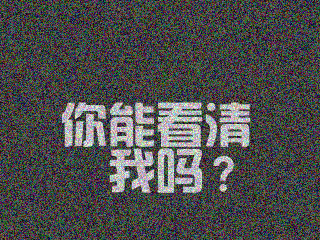
#> input picture pic.png, 320 x 240 px
$ python unzippic.py
#> lines starting #> are read from the running program, lines starting #| are printed output that depends on the picture; after the words box and inside, x2 and y2 are one past the last pixel; in counts of white or black regions, pixels touching at a corner belong together
from PIL import Image
from PIL import ImageFont
from PIL import ImageDraw
import random
WIDTH=320
HEIGHT=240
RANGE=3
m=16
def color(i,j,rangee):
    ary=[]
    for ii in range(i-rangee,i+rangee+1):
        for jj in range(j-rangee,j+rangee+1):
            if 0<=ii<WIDTH and 0<=jj<HEIGHT:
                ary.append((ii,jj))
    return ary
def avg(a):
    b=[0 for _ in range(len(a[0]))]
    for i in a:
        for j in range(len(i)):
            b[j]+=i[j]
    for i in range(len(b)):
        b[i]//=len(a)
    #return tuple(b)
    if sum(b)>384:
        return tuple(255 for _ in range(len(b)))
    else:
        return tuple(0 for _ in range(len(b)))
image = Image.open('pic.png')
#> image is the input picture: PIL image 320x240 RGB; mean R, G, B 77.6, 77.7, 77.7
image2 = Image.new('RGB',(320,240))
#> image2: PIL image 320x240 RGB; every value is 0
for i in range(image.size[0]):
    for j in range(image.size[1]):
        image2.putpixel((i,j),avg(list(map(lambda x:image.getpixel(x),color(i,j,RANGE)))))
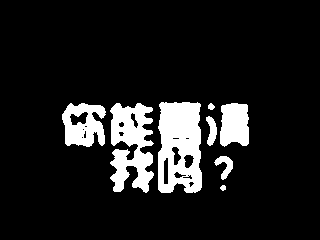
#> image2: PIL image 320x240 RGB; 11.4% white; 8 white regions, largest, box (x1, y1, x2, y2) and area: (158, 102, 202, 193) 3266, (110, 103, 154, 193) 2601, (62, 103, 106, 147) 1336
image2.save(open('newpic.png','wb'),'png')
